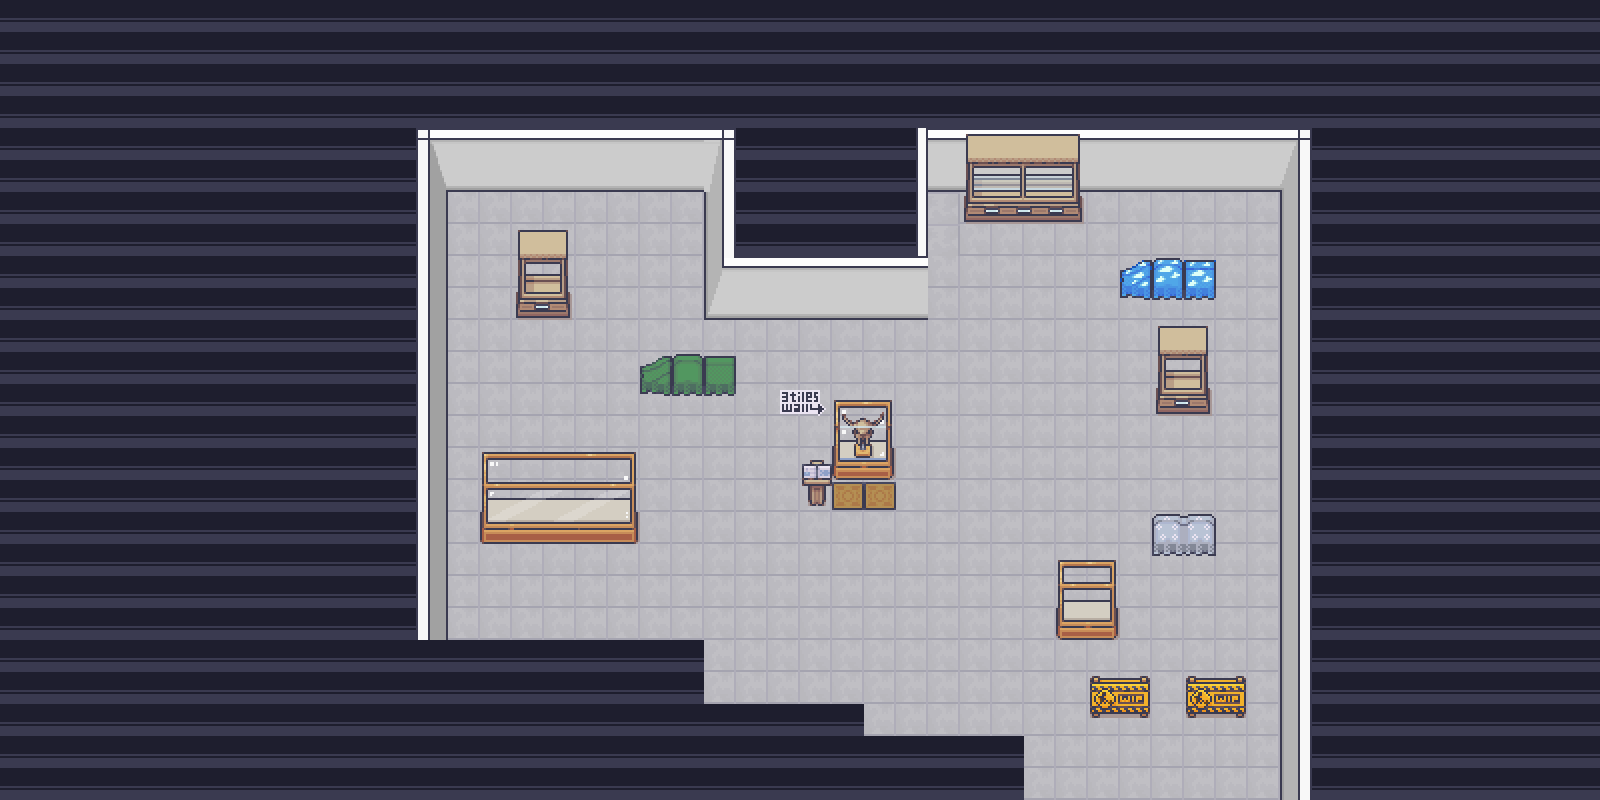

The image is a tile-based game level rendered from a .tmx file. Its description and source (layers, tilesets, objects; grid data summarised) follow:
An orthogonal 50x25 tile map with 32x32 px tiles, 3 tile layers (Fond, Murs, Objets), 5 tilesets and 18 objects.

<map version="1.9" tiledversion="1.9.2" orientation="orthogonal" renderorder="right-down" width="50" height="25" tilewidth="32" tileheight="32" infinite="0" nextlayerid="9" nextobjectid="52">
 <tileset firstgid="1" source="Room_Builder_32x32.tsx" />
 <tileset firstgid="8285" source="Interiors_32x32.tsx" />
 <tileset firstgid="25309" source="22_Museum_32x32.tsx" />
 <tileset firstgid="27261" source="Interiors_32x32.tsx" />
 <tileset firstgid="44285" source="Room_Builder_32x32.tsx" />
 <layer id="1" name="Fond" width="50" height="25">
  <data>[1250 cells, 1250 non-empty, 2 distinct tile ids]</data>
 </layer>
 <layer id="4" name="Murs" width="50" height="25">
  <data>[1250 cells, 189 non-empty, 18 distinct tile ids]</data>
 </layer>
 <layer id="5" name="Objets" width="50" height="25">
  <data>[1250 cells, 79 non-empty, 69 distinct tile ids]</data>
 </layer>
 <group id="6" name="Collisions">
  <objectgroup id="3" name="Collisions">
   <object id="3" x="416" y="79" width="892" height="50" />
   <object id="4" x="392" y="96" width="24" height="706" />
   <object id="5" x="1311" y="110" width="28" height="688" />
   <object id="6" x="419" y="765" width="603" height="32" />
   <object id="24" x="736" y="132" width="163" height="126" />
   <object id="25" x="420" y="659" width="280" height="99" />
   <object id="26" x="705" y="713" width="158" height="60" />
   <object id="27" x="864" y="740" width="157" height="56" />
   <object id="28" x="1025" y="792" width="254" height="8" />
   <object id="41" x="519.5" y="268.5" width="46" height="22" />
   <object id="42" x="482.5" y="489.5" width="149" height="13" />
   <object id="43" x="831.5" y="415.5" width="59" height="23" />
   <object id="44" x="638.5" y="347.5" width="96" height="14" />
   <object id="45" x="958.5" y="149.5" width="123" height="32" />
   <object id="46" x="1119.5" y="263.5" width="95" height="14" />
   <object id="47" x="1152.5" y="368.5" width="60" height="25" />
   <object id="48" x="1150.5" y="500.5" width="63" height="31" />
   <object id="49" x="1056.5" y="581.5" width="59" height="21" />
  </objectgroup>
 </group>
</map>
